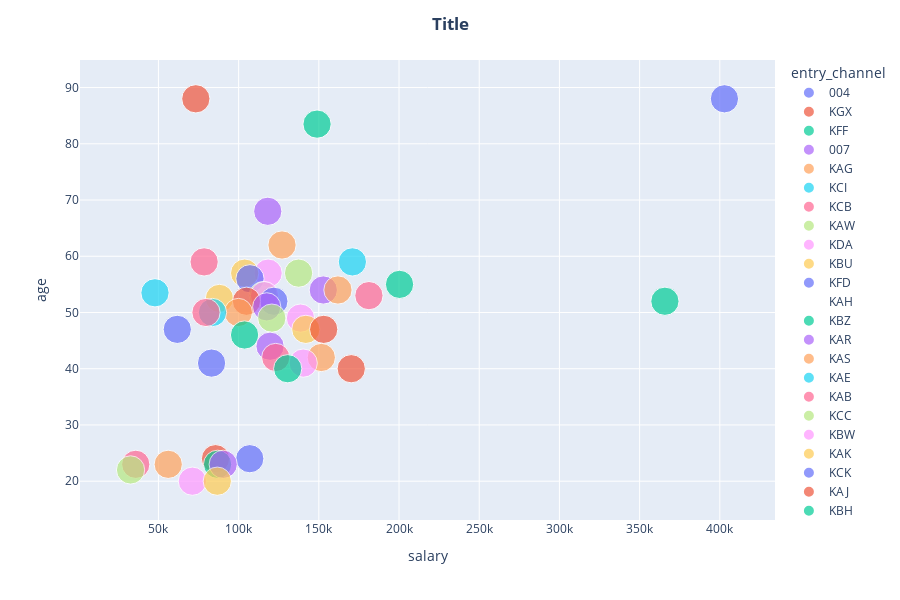

Notebook source saved alongside this figure:
### Code cell
# 80-180k + 40-60 years "cluster"
# around 80k + 20-25 years "cluster"

four_feature_scatterer(df[df["salary"].notna()], "entry_channel", "salary", "age", "Male", title = "Title")

### Figure 1 — Plotly figure (JSON) as saved in the notebook; plotly's stock layout.template omitted (floating-point values rounded to 4 significant figures)
{"data": [{"hovertemplate": "entry_channel=004<br>salary=%{x}<br>age=%{y}<br>Male=%{marker.size}<extra></extra>", "legendgroup": "004", "marker": {"color": "#636efa", "size": [1], "sizemode": "area", "sizeref": 0.0025, "symbol": "circle"}, "mode": "markers", "name": "004", "orientation": "v", "showlegend": true, "type": "scatter", "x": [402900.0], "xaxis": "x", "y": [88], "yaxis": "y"}, {"hovertemplate": "entry_channel=KGX<br>salary=%{x}<br>age=%{y}<br>Male=%{marker.size}<extra></extra>", "legendgroup": "KGX", "marker": {"color": "#EF553B", "size": [1], "sizemode": "area", "sizeref": 0.0025, "symbol": "circle"}, "mode": "markers", "name": "KGX", "orientation": "v", "showlegend": true, "type": "scatter", "x": [73320.0], "xaxis": "x", "y": [88], "yaxis": "y"}, {"hovertemplate": "entry_channel=KFF<br>salary=%{x}<br>age=%{y}<br>Male=%{marker.size}<extra></extra>", "legendgroup": "KFF", "marker": {"color": "#00cc96", "size": [1], "sizemode": "area", "sizeref": 0.0025, "symbol": "circle"}, "mode": "markers", "name": "KFF", "orientation": "v", "showlegend": true, "type": "scatter", "x": [148900.0], "xaxis": "x", "y": [83.5], "yaxis": "y"}, {"hovertemplate": "entry_channel=007<br>salary=%{x}<br>age=%{y}<br>Male=%{marker.size}<extra></extra>", "legendgroup": "007", "marker": {"color": "#ab63fa", "size": [1], "sizemode": "area", "sizeref": 0.0025, "symbol": "circle"}, "mode": "markers", "name": "007", "orientation": "v", "showlegend": true, "type": "scatter", "x": [118200.0], "xaxis": "x", "y": [68], "yaxis": "y"}, {"hovertemplate": "entry_channel=KAG<br>salary=%{x}<br>age=%{y}<br>Male=%{marker.size}<extra></extra>", "legendgroup": "KAG", "marker": {"color": "#FFA15A", "size": [1], "sizemode": "area", "sizeref": 0.0025, "symbol": "circle"}, "mode": "markers", "name": "KAG", "orientation": "v", "showlegend": true, "type": "scatter", "x": [127100.0], "xaxis": "x", "y": [62], "yaxis": "y"}, {"hovertemplate": "entry_channel=KCI<br>salary=%{x}<br>age=%{y}<br>Male=%{marker.size}<extra></extra>", "legendgroup": "KCI", "marker": {"color": "#19d3f3", "size": [1], "sizemode": "area", "sizeref": 0.0025, "symbol": "circle"}, "mode": "markers", "name": "KCI", "orientation": "v", "showlegend": true, "type": "scatter", "x": [170900.0], "xaxis": "x", "y": [59], "yaxis": "y"}, {"hovertemplate": "entry_channel=KCB<br>salary=%{x}<br>age=%{y}<br>Male=%{marker.size}<extra></extra>", "legendgroup": "KCB", "marker": {"color": "#FF6692", "size": [1], "sizemode": "area", "sizeref": 0.0025, "symbol": "circle"}, "mode": "markers", "name": "KCB", "orientation": "v", "showlegend": true, "type": "scatter", "x": [78500.0], "xaxis": "x", "y": [59], "yaxis": "y"}, {"hovertemplate": "entry_channel=KAW<br>salary=%{x}<br>age=%{y}<br>Male=%{marker.size}<extra></extra>", "legendgroup": "KAW", "marker": {"color": "#B6E880", "size": [1], "sizemode": "area", "sizeref": 0.0025, "symbol": "circle"}, "mode": "markers", "name": "KAW", "orientation": "v", "showlegend": true, "type": "scatter", "x": [137400.0], "xaxis": "x", "y": [57], "yaxis": "y"}, {"hovertemplate": "entry_channel=KDA<br>salary=%{x}<br>age=%{y}<br>Male=%{marker.size}<extra></extra>", "legendgroup": "KDA", "marker": {"color": "#FF97FF", "size": [1], "sizemode": "area", "sizeref": 0.0025, "symbol": "circle"}, "mode": "markers", "name": "KDA", "orientation": "v", "showlegend": true, "type": "scatter", "x": [118400.0], "xaxis": "x", "y": [57], "yaxis": "y"}, {"hovertemplate": "entry_channel=KBU<br>salary=%{x}<br>age=%{y}<br>Male=%{marker.size}<extra></extra>", "legendgroup": "KBU", "marker": {"color": "#FECB52", "size": [1], "sizemode": "area", "sizeref": 0.0025, "symbol": "circle"}, "mode": "markers", "name": "KBU", "orientation": "v", "showlegend": true, "type": "scatter", "x": [103800.0], "xaxis": "x", "y": [57], "yaxis": "y"}, {"hovertemplate": "entry_channel=KFD<br>salary=%{x}<br>age=%{y}<br>Male=%{marker.size}<extra></extra>", "legendgroup": "KFD", "marker": {"color": "#636efa", "size": [1], "sizemode": "area", "sizeref": 0.0025, "symbol": "circle"}, "mode": "markers", "name": "KFD", "orientation": "v", "showlegend": true, "type": "scatter", "x": [107100.0], "xaxis": "x", "y": [56], "yaxis": "y"}, {"hovertemplate": "entry_channel=KAH<br>salary=%{x}<br>age=%{y}<br>Male=%{marker.size}<extra></extra>", "legendgroup": "KAH", "marker": {"color": "#EF553B", "size": [0], "sizemode": "area", "sizeref": 0.0025, "symbol": "circle"}, "mode": "markers", "name": "KAH", "orientation": "v", "showlegend": true, "type": "scatter", "x": [88220.0], "xaxis": "x", "y": [55], "yaxis": "y"}, {"hovertemplate": "entry_channel=KBZ<br>salary=%{x}<br>age=%{y}<br>Male=%{marker.size}<extra></extra>", "legendgroup": "KBZ", "marker": {"color": "#00cc96", "size": [1], "sizemode": "area", "sizeref": 0.0025, "symbol": "circle"}, "mode": "markers", "name": "KBZ", "orientation": "v", "showlegend": true, "type": "scatter", "x": [200300.0], "xaxis": "x", "y": [55], "yaxis": "y"}, {"hovertemplate": "entry_channel=KAR<br>salary=%{x}<br>age=%{y}<br>Male=%{marker.size}<extra></extra>", "legendgroup": "KAR", "marker": {"color": "#ab63fa", "size": [1], "sizemode": "area", "sizeref": 0.0025, "symbol": "circle"}, "mode": "markers", "name": "KAR", "orientation": "v", "showlegend": true, "type": "scatter", "x": [152800.0], "xaxis": "x", "y": [54], "yaxis": "y"}, {"hovertemplate": "entry_channel=KAS<br>salary=%{x}<br>age=%{y}<br>Male=%{marker.size}<extra></extra>", "legendgroup": "KAS", "marker": {"color": "#FFA15A", "size": [1], "sizemode": "area", "sizeref": 0.0025, "symbol": "circle"}, "mode": "markers", "name": "KAS", "orientation": "v", "showlegend": true, "type": "scatter", "x": [161900.0], "xaxis": "x", "y": [54], "yaxis": "y"}, {"hovertemplate": "entry_channel=KAE<br>salary=%{x}<br>age=%{y}<br>Male=%{marker.size}<extra></extra>", "legendgroup": "KAE", "marker": {"color": "#19d3f3", "size": [1], "sizemode": "area", "sizeref": 0.0025, "symbol": "circle"}, "mode": "markers", "name": "KAE", "orientation": "v", "showlegend": true, "type": "scatter", "x": [47860.0], "xaxis": "x", "y": [53.5], "yaxis": "y"}, {"hovertemplate": "entry_channel=KAB<br>salary=%{x}<br>age=%{y}<br>Male=%{marker.size}<extra></extra>", "legendgroup": "KAB", "marker": {"color": "#FF6692", "size": [1], "sizemode": "area", "sizeref": 0.0025, "symbol": "circle"}, "mode": "markers", "name": "KAB", "orientation": "v", "showlegend": true, "type": "scatter", "x": [181200.0], "xaxis": "x", "y": [53], "yaxis": "y"}, {"hovertemplate": "entry_channel=KCC<br>salary=%{x}<br>age=%{y}<br>Male=%{marker.size}<extra></extra>", "legendgroup": "KCC", "marker": {"color": "#B6E880", "size": [1], "sizemode": "area", "sizeref": 0.0025, "symbol": "circle"}, "mode": "markers", "name": "KCC", "orientation": "v", "showlegend": true, "type": "scatter", "x": [115300.0], "xaxis": "x", "y": [53], "yaxis": "y"}, {"hovertemplate": "entry_channel=KBW<br>salary=%{x}<br>age=%{y}<br>Male=%{marker.size}<extra></extra>", "legendgroup": "KBW", "marker": {"color": "#FF97FF", "size": [1], "sizemode": "area", "sizeref": 0.0025, "symbol": "circle"}, "mode": "markers", "name": "KBW", "orientation": "v", "showlegend": true, "type": "scatter", "x": [116100.0], "xaxis": "x", "y": [53], "yaxis": "y"}, {"hovertemplate": "entry_channel=KAK<br>salary=%{x}<br>age=%{y}<br>Male=%{marker.size}<extra></extra>", "legendgroup": "KAK", "marker": {"color": "#FECB52", "size": [1], "sizemode": "area", "sizeref": 0.0025, "symbol": "circle"}, "mode": "markers", "name": "KAK", "orientation": "v", "showlegend": true, "type": "scatter", "x": [88040.0], "xaxis": "x", "y": [52.5], "yaxis": "y"}, {"hovertemplate": "entry_channel=KCK<br>salary=%{x}<br>age=%{y}<br>Male=%{marker.size}<extra></extra>", "legendgroup": "KCK", "marker": {"color": "#636efa", "size": [1], "sizemode": "area", "sizeref": 0.0025, "symbol": "circle"}, "mode": "markers", "name": "KCK", "orientation": "v", "showlegend": true, "type": "scatter", "x": [121974], "xaxis": "x", "y": [52], "yaxis": "y"}, {"hovertemplate": "entry_channel=KAJ<br>salary=%{x}<br>age=%{y}<br>Male=%{marker.size}<extra></extra>", "legendgroup": "KAJ", "marker": {"color": "#EF553B", "size": [1], "sizemode": "area", "sizeref": 0.0025, "symbol": "circle"}, "mode": "markers", "name": "KAJ", "orientation": "v", "showlegend": true, "type": "scatter", "x": [104900.0], "xaxis": "x", "y": [52], "yaxis": "y"}, {"hovertemplate": "entry_channel=KBH<br>salary=%{x}<br>age=%{y}<br>Male=%{marker.size}<extra></extra>", "legendgroup": "KBH", "marker": {"color": "#00cc96", "size": [1], "sizemode": "area", "sizeref": 0.0025, "symbol": "circle"}, "mode": "markers", "name": "KBH", "orientation": "v", "showlegend": true, "type": "scatter", "x": [365800.0], "xaxis": "x", "y": [52], "yaxis": "y"}, {"hovertemplate": "entry_channel=KAM<br>salary=%{x}<br>age=%{y}<br>Male=%{marker.size}<extra></extra>", "legendgroup": "KAM", "marker": {"color": "#ab63fa", "size": [1], "sizemode": "area", "sizeref": 0.0025, "symbol": "circle"}, "mode": "markers", "name": "KAM", "orientation": "v", "showlegend": true, "type": "scatter", "x": [117500.0], "xaxis": "x", "y": [51], "yaxis": "y"}, {"hovertemplate": "entry_channel=KAF<br>salary=%{x}<br>age=%{y}<br>Male=%{marker.size}<extra></extra>", "legendgroup": "KAF", "marker": {"color": "#FFA15A", "size": [1], "sizemode": "area", "sizeref": 0.0025, "symbol": "circle"}, "mode": "markers", "name": "KAF", "orientation": "v", "showlegend": true, "type": "scatter", "x": [99810.0], "xaxis": "x", "y": [50], "yaxis": "y"}, {"hovertemplate": "entry_channel=KBO<br>salary=%{x}<br>age=%{y}<br>Male=%{marker.size}<extra></extra>", "legendgroup": "KBO", "marker": {"color": "#19d3f3", "size": [1], "sizemode": "area", "sizeref": 0.0025, "symbol": "circle"}, "mode": "markers", "name": "KBO", "orientation": "v", "showlegend": true, "type": "scatter", "x": [83700.0], "xaxis": "x", "y": [50], "yaxis": "y"}, {"hovertemplate": "entry_channel=KAQ<br>salary=%{x}<br>age=%{y}<br>Male=%{marker.size}<extra></extra>", "legendgroup": "KAQ", "marker": {"color": "#FF6692", "size": [1], "sizemode": "area", "sizeref": 0.0025, "symbol": "circle"}, "mode": "markers", "name": "KAQ", "orientation": "v", "showlegend": true, "type": "scatter", "x": [79650.0], "xaxis": "x", "y": [50], "yaxis": "y"}, {"hovertemplate": "entry_channel=KCH<br>salary=%{x}<br>age=%{y}<br>Male=%{marker.size}<extra></extra>", "legendgroup": "KCH", "marker": {"color": "#B6E880", "size": [1], "sizemode": "area", "sizeref": 0.0025, "symbol": "circle"}, "mode": "markers", "name": "KCH", "orientation": "v", "showlegend": true, "type": "scatter", "x": [120700.0], "xaxis": "x", "y": [49], "yaxis": "y"}, {"hovertemplate": "entry_channel=KBE<br>salary=%{x}<br>age=%{y}<br>Male=%{marker.size}<extra></extra>", "legendgroup": "KBE", "marker": {"color": "#FF97FF", "size": [1], "sizemode": "area", "sizeref": 0.0025, "symbol": "circle"}, "mode": "markers", "name": "KBE", "orientation": "v", "showlegend": true, "type": "scatter", "x": [138600.0], "xaxis": "x", "y": [49], "yaxis": "y"}, {"hovertemplate": "entry_channel=013<br>salary=%{x}<br>age=%{y}<br>Male=%{marker.size}<extra></extra>", "legendgroup": "013", "marker": {"color": "#FECB52", "size": [1], "sizemode": "area", "sizeref": 0.0025, "symbol": "circle"}, "mode": "markers", "name": "013", "orientation": "v", "showlegend": true, "type": "scatter", "x": [141900.0], "xaxis": "x", "y": [47], "yaxis": "y"}, {"hovertemplate": "entry_channel=KAY<br>salary=%{x}<br>age=%{y}<br>Male=%{marker.size}<extra></extra>", "legendgroup": "KAY", "marker": {"color": "#636efa", "size": [1], "sizemode": "area", "sizeref": 0.0025, "symbol": "circle"}, "mode": "markers", "name": "KAY", "orientation": "v", "showlegend": true, "type": "scatter", "x": [61760.0], "xaxis": "x", "y": [47], "yaxis": "y"}, {"hovertemplate": "entry_channel=KAA<br>salary=%{x}<br>age=%{y}<br>Male=%{marker.size}<extra></extra>", "legendgroup": "KAA", "marker": {"color": "#EF553B", "size": [1], "sizemode": "area", "sizeref": 0.0025, "symbol": "circle"}, "mode": "markers", "name": "KAA", "orientation": "v", "showlegend": true, "type": "scatter", "x": [153000.0], "xaxis": "x", "y": [47], "yaxis": "y"}, {"hovertemplate": "entry_channel=KDT<br>salary=%{x}<br>age=%{y}<br>Male=%{marker.size}<extra></extra>", "legendgroup": "KDT", "marker": {"color": "#00cc96", "size": [1], "sizemode": "area", "sizeref": 0.0025, "symbol": "circle"}, "mode": "markers", "name": "KDT", "orientation": "v", "showlegend": true, "type": "scatter", "x": [103700.0], "xaxis": "x", "y": [46], "yaxis": "y"}, {"hovertemplate": "entry_channel=KBY<br>salary=%{x}<br>age=%{y}<br>Male=%{marker.size}<extra></extra>", "legendgroup": "KBY", "marker": {"color": "#ab63fa", "size": [1], "sizemode": "area", "sizeref": 0.0025, "symbol": "circle"}, "mode": "markers", "name": "KBY", "orientation": "v", "showlegend": true, "type": "scatter", "x": [119600.0], "xaxis": "x", "y": [44], "yaxis": "y"}, {"hovertemplate": "entry_channel=KDR<br>salary=%{x}<br>age=%{y}<br>Male=%{marker.size}<extra></extra>", "legendgroup": "KDR", "marker": {"color": "#FFA15A", "size": [1], "sizemode": "area", "sizeref": 0.0025, "symbol": "circle"}, "mode": "markers", "name": "KDR", "orientation": "v", "showlegend": true, "type": "scatter", "x": [151500.0], "xaxis": "x", "y": [42], "yaxis": "y"}, {"hovertemplate": "entry_channel=KHC<br>salary=%{x}<br>age=%{y}<br>Male=%{marker.size}<extra></extra>", "legendgroup": "KHC", "marker": {"color": "#19d3f3", "size": [0], "sizemode": "area", "sizeref": 0.0025, "symbol": "circle"}, "mode": "markers", "name": "KHC", "orientation": "v", "showlegend": true, "type": "scatter", "x": [111500.0], "xaxis": "x", "y": [42], "yaxis": "y"}, {"hovertemplate": "entry_channel=KHO<br>salary=%{x}<br>age=%{y}<br>Male=%{marker.size}<extra></extra>", "legendgroup": "KHO", "marker": {"color": "#FF6692", "size": [1], "sizemode": "area", "sizeref": 0.0025, "symbol": "circle"}, "mode": "markers", "name": "KHO", "orientation": "v", "showlegend": true, "type": "scatter", "x": [123100.0], "xaxis": "x", "y": [42], "yaxis": "y"}, {"hovertemplate": "entry_channel=KAZ<br>salary=%{x}<br>age=%{y}<br>Male=%{marker.size}<extra></extra>", "legendgroup": "KAZ", "marker": {"color": "#B6E880", "size": [0], "sizemode": "area", "sizeref": 0.0025, "symbol": "circle"}, "mode": "markers", "name": "KAZ", "orientation": "v", "showlegend": true, "type": "scatter", "x": [93290.0], "xaxis": "x", "y": [42], "yaxis": "y"}, {"hovertemplate": "entry_channel=KCL<br>salary=%{x}<br>age=%{y}<br>Male=%{marker.size}<extra></extra>", "legendgroup": "KCL", "marker": {"color": "#FF97FF", "size": [1], "sizemode": "area", "sizeref": 0.0025, "symbol": "circle"}, "mode": "markers", "name": "KCL", "orientation": "v", "showlegend": true, "type": "scatter", "x": [140300.0], "xaxis": "x", "y": [41], "yaxis": "y"}, {"hovertemplate": "entry_channel=KBG<br>salary=%{x}<br>age=%{y}<br>Male=%{marker.size}<extra></extra>", "legendgroup": "KBG", "marker": {"color": "#FECB52", "size": [0], "sizemode": "area", "sizeref": 0.0025, "symbol": "circle"}, "mode": "markers", "name": "KBG", "orientation": "v", "showlegend": true, "type": "scatter", "x": [123400.0], "xaxis": "x", "y": [41], "yaxis": "y"}, {"hovertemplate": "entry_channel=KFS<br>salary=%{x}<br>age=%{y}<br>Male=%{marker.size}<extra></extra>", "legendgroup": "KFS", "marker": {"color": "#636efa", "size": [1], "sizemode": "area", "sizeref": 0.0025, "symbol": "circle"}, "mode": "markers", "name": "KFS", "orientation": "v", "showlegend": true, "type": "scatter", "x": [83130.0], "xaxis": "x", "y": [41], "yaxis": "y"}, {"hovertemplate": "entry_channel=KEJ<br>salary=%{x}<br>age=%{y}<br>Male=%{marker.size}<extra></extra>", "legendgroup": "KEJ", "marker": {"color": "#EF553B", "size": [1], "sizemode": "area", "sizeref": 0.0025, "symbol": "circle"}, "mode": "markers", "name": "KEJ", "orientation": "v", "showlegend": true, "type": "scatter", "x": [170200.0], "xaxis": "x", "y": [40], "yaxis": "y"}, {"hovertemplate": "entry_channel=KFA<br>salary=%{x}<br>age=%{y}<br>Male=%{marker.size}<extra></extra>", "legendgroup": "KFA", "marker": {"color": "#00cc96", "size": [1], "sizemode": "area", "sizeref": 0.0025, "symbol": "circle"}, "mode": "markers", "name": "KFA", "orientation": "v", "showlegend": true, "type": "scatter", "x": [130600.0], "xaxis": "x", "y": [40], "yaxis": "y"}, {"hovertemplate": "entry_channel=KHL<br>salary=%{x}<br>age=%{y}<br>Male=%{marker.size}<extra></extra>", "legendgroup": "KHL", "marker": {"color": "#ab63fa", "size": [0], "sizemode": "area", "sizeref": 0.0025, "symbol": "circle"}, "mode": "markers", "name": "KHL", "orientation": "v", "showlegend": true, "type": "scatter", "x": [88060.0], "xaxis": "x", "y": [40], "yaxis": "y"}, {"hovertemplate": "entry_channel=KHN<br>salary=%{x}<br>age=%{y}<br>Male=%{marker.size}<extra></extra>", "legendgroup": "KHN", "marker": {"color": "#FFA15A", "size": [0], "sizemode": "area", "sizeref": 0.0025, "symbol": "circle"}, "mode": "markers", "name": "KHN", "orientation": "v", "showlegend": true, "type": "scatter", "x": [89250.0], "xaxis": "x", "y": [40], "yaxis": "y"}, {"hovertemplate": "entry_channel=KAT<br>salary=%{x}<br>age=%{y}<br>Male=%{marker.size}<extra></extra>", "legendgroup": "KAT", "marker": {"color": "#19d3f3", "size": [0], "sizemode": "area", "sizeref": 0.0025, "symbol": "circle"}, "mode": "markers", "name": "KAT", "orientation": "v", "showlegend": true, "type": "scatter", "x": [95320.0], "xaxis": "x", "y": [38], "yaxis": "y"}, {"hovertemplate": "entry_channel=KFC<br>salary=%{x}<br>age=%{y}<br>Male=%{marker.size}<extra></extra>", "legendgroup": "KFC", "marker": {"color": "#FF6692", "size": [0], "sizemode": "area", "sizeref": 0.0025, "symbol": "circle"}, "mode": "markers", "name": "KFC", "orientation": "v", "showlegend": true, "type": "scatter", "x": [90240.0], "xaxis": "x", "y": [38], "yaxis": "y"}, {"hovertemplate": "entry_channel=KHK<br>salary=%{x}<br>age=%{y}<br>Male=%{marker.size}<extra></extra>", "legendgroup": "KHK", "marker": {"color": "#B6E880", "size": [0], "sizemode": "area", "sizeref": 0.0025, "symbol": "circle"}, "mode": "markers", "name": "KHK", "orientation": "v", "showlegend": true, "type": "scatter", "x": [86890.0], "xaxis": "x", "y": [37], "yaxis": "y"}, {"hovertemplate": "entry_channel=KHM<br>salary=%{x}<br>age=%{y}<br>Male=%{marker.size}<extra></extra>", "legendgroup": "KHM", "marker": {"color": "#FF97FF", "size": [0], "sizemode": "area", "sizeref": 0.0025, "symbol": "circle"}, "mode": "markers", "name": "KHM", "orientation": "v", "showlegend": true, "type": "scatter", "x": [87240.0], "xaxis": "x", "y": [36], "yaxis": "y"}, {"hovertemplate": "entry_channel=RED<br>salary=%{x}<br>age=%{y}<br>Male=%{marker.size}<extra></extra>", "legendgroup": "RED", "marker": {"color": "#FECB52", "size": [0], "sizemode": "area", "sizeref": 0.0025, "symbol": "circle"}, "mode": "markers", "name": "RED", "orientation": "v", "showlegend": true, "type": "scatter", "x": [83484], "xaxis": "x", "y": [35], "yaxis": "y"}, {"hovertemplate": "entry_channel=KHF<br>salary=%{x}<br>age=%{y}<br>Male=%{marker.size}<extra></extra>", "legendgroup": "KHF", "marker": {"color": "#636efa", "size": [1], "sizemode": "area", "sizeref": 0.0025, "symbol": "circle"}, "mode": "markers", "name": "KHF", "orientation": "v", "showlegend": true, "type": "scatter", "x": [107000.0], "xaxis": "x", "y": [24], "yaxis": "y"}, {"hovertemplate": "entry_channel=KEH<br>salary=%{x}<br>age=%{y}<br>Male=%{marker.size}<extra></extra>", "legendgroup": "KEH", "marker": {"color": "#EF553B", "size": [1], "sizemode": "area", "sizeref": 0.0025, "symbol": "circle"}, "mode": "markers", "name": "KEH", "orientation": "v", "showlegend": true, "type": "scatter", "x": [85600.0], "xaxis": "x", "y": [24], "yaxis": "y"}, {"hovertemplate": "entry_channel=KHE<br>salary=%{x}<br>age=%{y}<br>Male=%{marker.size}<extra></extra>", "legendgroup": "KHE", "marker": {"color": "#00cc96", "size": [1], "sizemode": "area", "sizeref": 0.0025, "symbol": "circle"}, "mode": "markers", "name": "KHE", "orientation": "v", "showlegend": true, "type": "scatter", "x": [86880.0], "xaxis": "x", "y": [23], "yaxis": "y"}, {"hovertemplate": "entry_channel=KHD<br>salary=%{x}<br>age=%{y}<br>Male=%{marker.size}<extra></extra>", "legendgroup": "KHD", "marker": {"color": "#ab63fa", "size": [1], "sizemode": "area", "sizeref": 0.0025, "symbol": "circle"}, "mode": "markers", "name": "KHD", "orientation": "v", "showlegend": true, "type": "scatter", "x": [90400.0], "xaxis": "x", "y": [23], "yaxis": "y"}, {"hovertemplate": "entry_channel=KAD<br>salary=%{x}<br>age=%{y}<br>Male=%{marker.size}<extra></extra>", "legendgroup": "KAD", "marker": {"color": "#FFA15A", "size": [1], "sizemode": "area", "sizeref": 0.0025, "symbol": "circle"}, "mode": "markers", "name": "KAD", "orientation": "v", "showlegend": true, "type": "scatter", "x": [56110.0], "xaxis": "x", "y": [23], "yaxis": "y"}, {"hovertemplate": "entry_channel=KDH<br>salary=%{x}<br>age=%{y}<br>Male=%{marker.size}<extra></extra>", "legendgroup": "KDH", "marker": {"color": "#19d3f3", "size": [0], "sizemode": "area", "sizeref": 0.0025, "symbol": "circle"}, "mode": "markers", "name": "KDH", "orientation": "v", "showlegend": true, "type": "scatter", "x": [151900.0], "xaxis": "x", "y": [23], "yaxis": "y"}, {"hovertemplate": "entry_channel=KFK<br>salary=%{x}<br>age=%{y}<br>Male=%{marker.size}<extra></extra>", "legendgroup": "KFK", "marker": {"color": "#FF6692", "size": [1], "sizemode": "area", "sizeref": 0.0025, "symbol": "circle"}, "mode": "markers", "name": "KFK", "orientation": "v", "showlegend": true, "type": "scatter", "x": [35870.0], "xaxis": "x", "y": [23], "yaxis": "y"}, {"hovertemplate": "entry_channel=KGC<br>salary=%{x}<br>age=%{y}<br>Male=%{marker.size}<extra></extra>", "legendgroup": "KGC", "marker": {"color": "#B6E880", "size": [1], "sizemode": "area", "sizeref": 0.0025, "symbol": "circle"}, "mode": "markers", "name": "KGC", "orientation": "v", "showlegend": true, "type": "scatter", "x": [32630.0], "xaxis": "x", "y": [22], "yaxis": "y"}, {"hovertemplate": "entry_channel=KHP<br>salary=%{x}<br>age=%{y}<br>Male=%{marker.size}<extra></extra>", "legendgroup": "KHP", "marker": {"color": "#FF97FF", "size": [1], "sizemode": "area", "sizeref": 0.0025, "symbol": "circle"}, "mode": "markers", "name": "KHP", "orientation": "v", "showlegend": true, "type": "scatter", "x": [71170.0], "xaxis": "x", "y": [20], "yaxis": "y"}, {"hovertemplate": "entry_channel=KHQ<br>salary=%{x}<br>age=%{y}<br>Male=%{marker.size}<extra></extra>", "legendgroup": "KHQ", "marker": {"color": "#FECB52", "size": [1], "sizemode": "area", "sizeref": 0.0025, "symbol": "circle"}, "mode": "markers", "name": "KHQ", "orientation": "v", "showlegend": true, "type": "scatter", "x": [86700.0], "xaxis": "x", "y": [20], "yaxis": "y"}], "layout": {"barmode": "overlay", "height": 600, "legend": {"itemsizing": "constant", "title": {"text": "entry_channel"}, "tracegroupgap": 0}, "margin": {"t": 60}, "title": {"text": "<b>Title</b>", "x": 0.5, "xanchor": "center"}, "xaxis": {"anchor": "y", "domain": [0, 1], "title": {"text": "salary"}}, "yaxis": {"anchor": "x", "domain": [0, 1], "title": {"text": "age"}}}}
